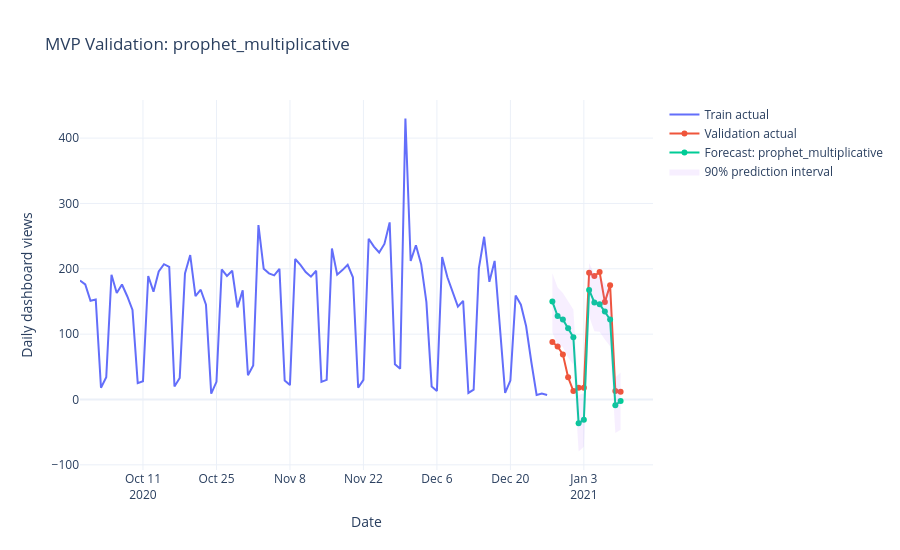

Notebook source saved alongside this figure:
### Code cell
fig = go.Figure()

fig.add_trace(
    go.Scatter(
        x=train_df.tail(90)["ds"],
        y=train_df.tail(90)["y"],
        mode="lines",
        name="Train actual",
    )
)

fig.add_trace(
    go.Scatter(
        x=valid_df["ds"],
        y=valid_df["y"],
        mode="lines+markers",
        name="Validation actual",
    )
)

fig.add_trace(
    go.Scatter(
        x=best_eval_df["ds"],
        y=best_eval_df["yhat"],
        mode="lines+markers",
        name=f"Forecast: {best_model_name}",
    )
)

if "yhat_upper" in best_eval_df.columns:
    fig.add_trace(
        go.Scatter(
            x=pd.concat([best_eval_df["ds"], best_eval_df["ds"][::-1]]),
            y=pd.concat([
                best_eval_df["yhat_upper"],
                best_eval_df["yhat_lower"][::-1],
            ]),
            fill="toself",
            line=dict(width=0),
            name="90% prediction interval",
            opacity=0.2,
        )
    )

fig.update_layout(
    title=f"MVP Validation: {best_model_name}",
    template="plotly_white",
    height=550,
    xaxis_title="Date",
    yaxis_title="Daily dashboard views",
)

fig.show()

fig.write_html(FIGURES_DIR / "mvp_best_model_validation.html")
